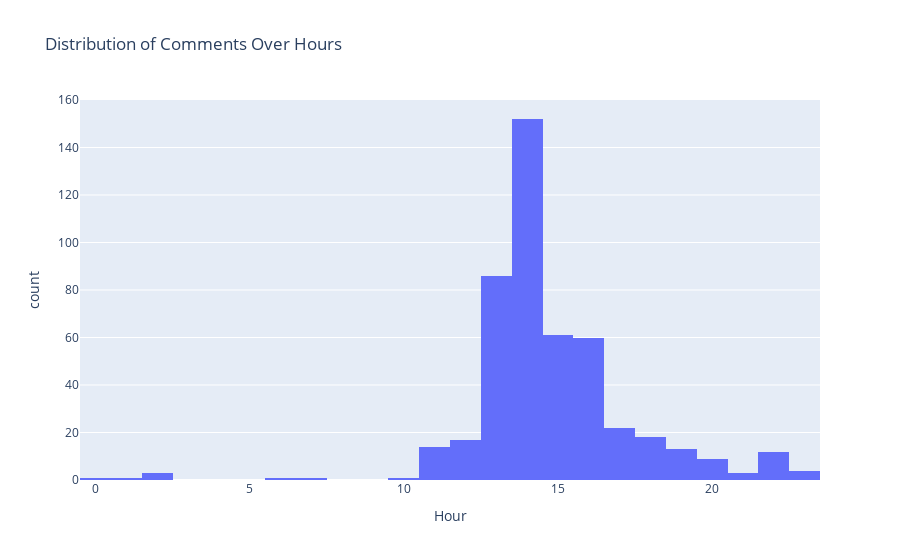

Notebook code cell kept with this figure:
### Code cell
# Basic plotly histogram


df['Time'] = pd.to_datetime(df['Time'])  
df['Hour'] = df['Time'].dt.hour  

fig = px.histogram(df, x='Hour', title='Distribution of Comments Over Hours')
fig.show()

### Figure 1 — Plotly figure (JSON) as saved in the notebook; plotly's stock layout.template omitted (floating-point values rounded to 4 significant figures; data arrays with more than 128 entries replaced by an {"elided": "..."} marker saying what was removed)
{"data": [{"alignmentgroup": "True", "bingroup": "x", "hovertemplate": "Hour=%{x}<br>count=%{y}<extra></extra>", "legendgroup": "", "marker": {"color": "#636efa", "pattern": {"shape": ""}}, "name": "", "offsetgroup": "", "orientation": "v", "showlegend": false, "type": "histogram", "x": {"elided": "479 int values"}, "xaxis": "x", "yaxis": "y"}], "layout": {"barmode": "relative", "legend": {"tracegroupgap": 0}, "title": {"text": "Distribution of Comments Over Hours"}, "xaxis": {"anchor": "y", "domain": [0, 1], "title": {"text": "Hour"}}, "yaxis": {"anchor": "x", "domain": [0, 1], "title": {"text": "count"}}}}
